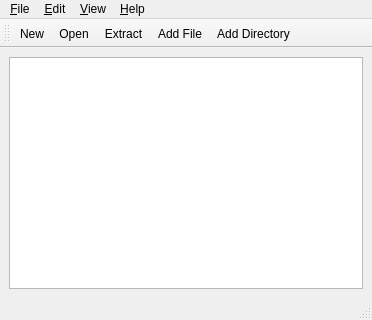
<?xml version="1.0" encoding="UTF-8"?>
<ui version="4.0">
 <class>MainWindow</class>
 <widget class="QMainWindow" name="MainWindow">
  <property name="geometry">
   <rect>
    <x>0</x>
    <y>0</y>
    <width>372</width>
    <height>320</height>
   </rect>
  </property>
  <property name="windowTitle">
   <string>QtArc</string>
  </property>
  <widget class="QWidget" name="centralwidget">
   <layout class="QGridLayout" name="gridLayout">
    <item row="0" column="0">
     <widget class="QTableView" name="tableView"/>
    </item>
   </layout>
  </widget>
  <widget class="QMenuBar" name="menubar">
   <property name="geometry">
    <rect>
     <x>0</x>
     <y>0</y>
     <width>372</width>
     <height>25</height>
    </rect>
   </property>
   <widget class="QMenu" name="menu_File">
    <property name="title">
     <string>&amp;File</string>
    </property>
    <addaction name="actionNew"/>
    <addaction name="actionOpen"/>
    <addaction name="actionSaveAs"/>
    <addaction name="separator"/>
    <addaction name="actionExtract"/>
    <addaction name="actionTest"/>
    <addaction name="separator"/>
    <addaction name="actionProperties"/>
    <addaction name="separator"/>
    <addaction name="actionExit"/>
   </widget>
   <widget class="QMenu" name="menu_Edit">
    <property name="title">
     <string>&amp;Edit</string>
    </property>
    <addaction name="actionCut"/>
    <addaction name="actionCopy"/>
    <addaction name="actionPaste"/>
    <addaction name="actionRename"/>
    <addaction name="actionDelete"/>
    <addaction name="separator"/>
    <addaction name="actionSelectAll"/>
    <addaction name="actionDeselect"/>
    <addaction name="separator"/>
    <addaction name="actionAddFile"/>
    <addaction name="actionAddDirectory"/>
   </widget>
   <widget class="QMenu" name="menu_View">
    <property name="title">
     <string>&amp;View</string>
    </property>
   </widget>
   <widget class="QMenu" name="menu_Help">
    <property name="title">
     <string>&amp;Help</string>
    </property>
    <addaction name="actionAbout"/>
    <addaction name="actionAboutQt"/>
   </widget>
   <addaction name="menu_File"/>
   <addaction name="menu_Edit"/>
   <addaction name="menu_View"/>
   <addaction name="menu_Help"/>
  </widget>
  <widget class="QStatusBar" name="statusbar"/>
  <widget class="QToolBar" name="toolBar">
   <property name="windowTitle">
    <string>toolBar</string>
   </property>
   <attribute name="toolBarArea">
    <enum>TopToolBarArea</enum>
   </attribute>
   <attribute name="toolBarBreak">
    <bool>false</bool>
   </attribute>
   <addaction name="actionNew"/>
   <addaction name="actionOpen"/>
   <addaction name="actionExtract"/>
   <addaction name="actionAddFile"/>
   <addaction name="actionAddDirectory"/>
  </widget>
  <action name="actionNew">
   <property name="icon">
    <iconset resource="../qtarc.qrc">
     <normaloff>:/icons/icons/24x24/document-new.png</normaloff>:/icons/icons/24x24/document-new.png</iconset>
   </property>
   <property name="text">
    <string>&amp;New</string>
   </property>
   <property name="shortcut">
    <string>Ctrl+N</string>
   </property>
  </action>
  <action name="actionOpen">
   <property name="icon">
    <iconset resource="../qtarc.qrc">
     <normaloff>:/icons/icons/24x24/document-open.png</normaloff>:/icons/icons/24x24/document-open.png</iconset>
   </property>
   <property name="text">
    <string>&amp;Open...</string>
   </property>
   <property name="shortcut">
    <string>Ctrl+O</string>
   </property>
  </action>
  <action name="actionSaveAs">
   <property name="icon">
    <iconset resource="../qtarc.qrc">
     <normaloff>:/icons/icons/24x24/document-save-as.png</normaloff>:/icons/icons/24x24/document-save-as.png</iconset>
   </property>
   <property name="text">
    <string>Save &amp;As...</string>
   </property>
  </action>
  <action name="actionExtract">
   <property name="icon">
    <iconset resource="../qtarc.qrc">
     <normaloff>:/icons/icons/24x24/extract-archive.png</normaloff>:/icons/icons/24x24/extract-archive.png</iconset>
   </property>
   <property name="text">
    <string>&amp;Extract</string>
   </property>
   <property name="shortcut">
    <string>Ctrl+E</string>
   </property>
  </action>
  <action name="actionTest">
   <property name="text">
    <string>&amp;Test</string>
   </property>
   <property name="shortcut">
    <string>Ctrl+T</string>
   </property>
  </action>
  <action name="actionProperties">
   <property name="icon">
    <iconset resource="../qtarc.qrc">
     <normaloff>:/icons/icons/24x24/document-properties.png</normaloff>:/icons/icons/24x24/document-properties.png</iconset>
   </property>
   <property name="text">
    <string>&amp;Properties</string>
   </property>
   <property name="shortcut">
    <string>Ctrl+P</string>
   </property>
  </action>
  <action name="actionExit">
   <property name="text">
    <string>E&amp;xit</string>
   </property>
  </action>
  <action name="actionAddFile">
   <property name="icon">
    <iconset resource="../qtarc.qrc">
     <normaloff>:/icons/icons/24x24/add-files-to-archive.png</normaloff>:/icons/icons/24x24/add-files-to-archive.png</iconset>
   </property>
   <property name="text">
    <string>Add &amp;File</string>
   </property>
   <property name="shortcut">
    <string>Ctrl+F</string>
   </property>
  </action>
  <action name="actionAddDirectory">
   <property name="icon">
    <iconset resource="../qtarc.qrc">
     <normaloff>:/icons/icons/24x24/add-folder-to-archive.png</normaloff>:/icons/icons/24x24/add-folder-to-archive.png</iconset>
   </property>
   <property name="text">
    <string>Add &amp;Directory</string>
   </property>
   <property name="shortcut">
    <string>Ctrl+D</string>
   </property>
  </action>
  <action name="actionCut">
   <property name="icon">
    <iconset resource="../qtarc.qrc">
     <normaloff>:/icons/icons/24x24/edit-cut.png</normaloff>:/icons/icons/24x24/edit-cut.png</iconset>
   </property>
   <property name="text">
    <string>Cut</string>
   </property>
   <property name="shortcut">
    <string>Ctrl+X</string>
   </property>
  </action>
  <action name="actionCopy">
   <property name="icon">
    <iconset resource="../qtarc.qrc">
     <normaloff>:/icons/icons/24x24/edit-copy.png</normaloff>:/icons/icons/24x24/edit-copy.png</iconset>
   </property>
   <property name="text">
    <string>&amp;Copy</string>
   </property>
   <property name="shortcut">
    <string>Ctrl+C</string>
   </property>
  </action>
  <action name="actionPaste">
   <property name="icon">
    <iconset resource="../qtarc.qrc">
     <normaloff>:/icons/icons/24x24/edit-paste.png</normaloff>:/icons/icons/24x24/edit-paste.png</iconset>
   </property>
   <property name="text">
    <string>Paste</string>
   </property>
   <property name="shortcut">
    <string>Ctrl+V</string>
   </property>
  </action>
  <action name="actionRename">
   <property name="text">
    <string>Rename</string>
   </property>
   <property name="shortcut">
    <string>F2</string>
   </property>
  </action>
  <action name="actionDelete">
   <property name="icon">
    <iconset resource="../qtarc.qrc">
     <normaloff>:/icons/icons/24x24/edit-delete.png</normaloff>:/icons/icons/24x24/edit-delete.png</iconset>
   </property>
   <property name="text">
    <string>Delete</string>
   </property>
   <property name="shortcut">
    <string>Del</string>
   </property>
  </action>
  <action name="actionAbout">
   <property name="icon">
    <iconset resource="../qtarc.qrc">
     <normaloff>:/icons/icons/24x24/help-about.png</normaloff>:/icons/icons/24x24/help-about.png</iconset>
   </property>
   <property name="text">
    <string>About</string>
   </property>
  </action>
  <action name="actionAboutQt">
   <property name="text">
    <string>AboutQt</string>
   </property>
  </action>
  <action name="actionSelectAll">
   <property name="text">
    <string>Select All</string>
   </property>
   <property name="shortcut">
    <string>Ctrl+A</string>
   </property>
  </action>
  <action name="actionDeselect">
   <property name="text">
    <string>Deselect</string>
   </property>
   <property name="shortcut">
    <string>Ctrl+Shift+A</string>
   </property>
  </action>
 </widget>
 <resources>
  <include location="../qtarc.qrc"/>
 </resources>
 <connections/>
</ui>
